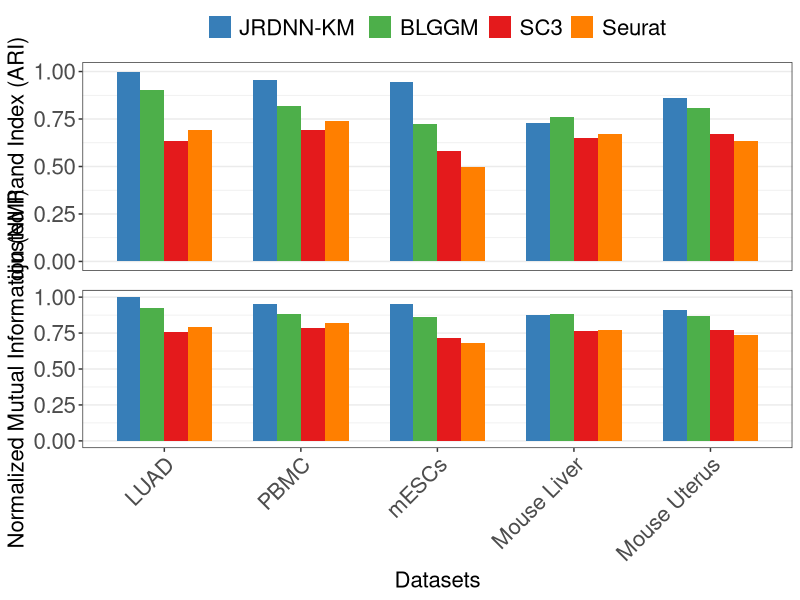
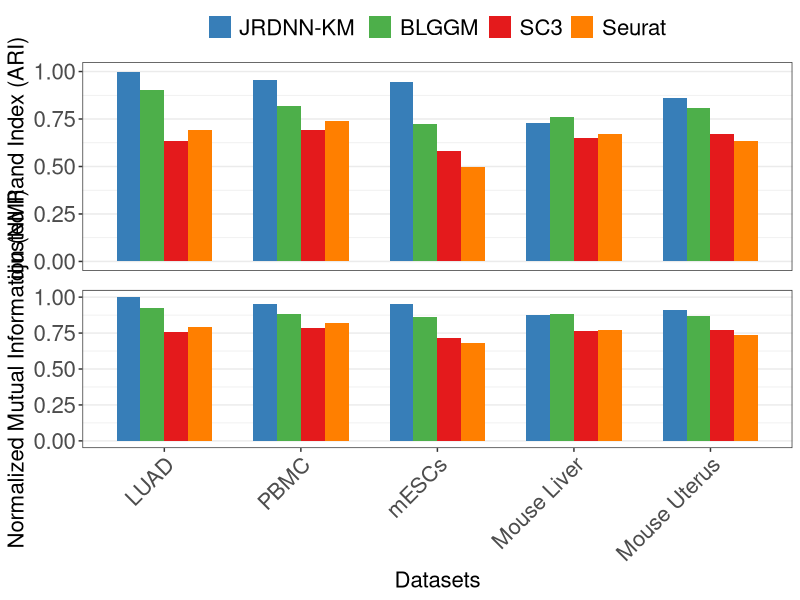

Generate these figures, in order, with R:

##############################################################
########################   Figure 2A   #######################
##############################################################

########################## Note ##############################
## Please set the working directory to the source file 
## location.
##############################################################


library(ggplot2)
library(cowplot)


ari_methods <- rep(c('JRDNN-KM', 'BLGGM', 'SC3', 'Seurat'), each=5)
ari_cell_types <- rep(c('LUAD', 'mESCs', 'Mouse Liver', 'PBMC', 'Mouse Uterus'), times=4)
ari_values <- c(1.000, 0.946, 0.729, 0.953, 0.86,
                0.904, 0.724, 0.762, 0.82, 0.81, 
                0.635, 0.584, 0.650, 0.69, 0.673, 
                0.692, 0.498, 0.672, 0.74, 0.634)
ari_data <- data.frame(Methods = ari_methods, Cell_Types = ari_cell_types, ARI = ari_values)


nmi_methods <- rep(c('JRDNN-KM', 'BLGGM', 'SC3', 'Seurat'), each=5)
nmi_cell_types <- rep(c('LUAD', 'mESCs', 'Mouse Liver', 'PBMC', 'Mouse Uterus'), times=4)
nmi_values <- c(1.000, 0.949, 0.873, 0.953, 0.913,
                0.926, 0.863, 0.886, 0.882, 0.868, 
                0.757, 0.716, 0.763, 0.785, 0.768, 
                0.791, 0.678, 0.774, 0.821, 0.739)
nmi_data <- data.frame(Methods = nmi_methods, Cell_Types = nmi_cell_types, NMI = nmi_values)


color_palette <- c('JRDNN-KM' = '#377eb8', 'BLGGM' = '#4daf4a', 'SC3' = '#e41a1c', 'Seurat' = '#ff7f00')


ari_data$Cell_Types <- factor(ari_data$Cell_Types, levels = c('LUAD', 'PBMC', 'mESCs', 'Mouse Liver', 'Mouse Uterus'))
ari_data$Methods <- factor(ari_data$Methods, levels = c('JRDNN-KM', 'BLGGM', 'SC3', 'Seurat'))

nmi_data$Cell_Types <- factor(nmi_data$Cell_Types, levels = c('LUAD', 'PBMC', 'mESCs', 'Mouse Liver', 'Mouse Uterus'))
nmi_data$Methods <- factor(nmi_data$Methods, levels = c('JRDNN-KM', 'BLGGM', 'SC3', 'Seurat'))


p_ari <- ggplot(ari_data, aes(x = Cell_Types, y = ARI, fill = Methods)) +
  geom_bar(stat = "identity", position = position_dodge(), width = 0.7) +
  scale_fill_manual(values = color_palette) +
  theme_bw() +
  labs(y = "Adjusted Rand Index (ARI)") +
  theme(
    plot.title = element_text(hjust = 0.5, size = 16, face = "bold"),
    legend.title = element_blank(),
    axis.title.x = element_blank(),
    axis.title.y = element_text(size = 16),
    axis.text.y = element_text(size = 16),    
    axis.text.x = element_blank(),  
    axis.ticks.x = element_blank(), 
    legend.text = element_text(size = 16),
    legend.position = "top",
    legend.direction = "horizontal",  
    panel.grid.major.x = element_blank(),
    panel.grid.minor.x = element_blank()
  )


p_nmi <- ggplot(nmi_data, aes(x = Cell_Types, y = NMI, fill = Methods)) +
  geom_bar(stat = "identity", position = position_dodge(), width = 0.7) +
  scale_fill_manual(values = color_palette) +
  theme_bw() +
  labs(x = "Datasets", y = "Normalized Mutual Information (NMI)") +
  theme(
    plot.title = element_text(hjust = 0.5, size = 16, face = "bold"),
    legend.title = element_blank(),
    legend.position = "none",  
    axis.title.x = element_text(size = 16),
    axis.title.y = element_text(size = 16),
    axis.text.y = element_text(size = 16),    
    axis.text.x = element_text(angle = 45, hjust = 1, size = 16),
    panel.grid.major.x = element_blank(),
    panel.grid.minor.x = element_blank()
  )



combined_plot <- plot_grid(
  p_ari,
  p_nmi,
  ncol = 1,
  rel_heights = c(0.4, 0.45)  
)


print(combined_plot)

ggsave("ARI_NMI_Combined_Plots.png", plot = combined_plot, width = 10, height = 12, dpi = 300)    
